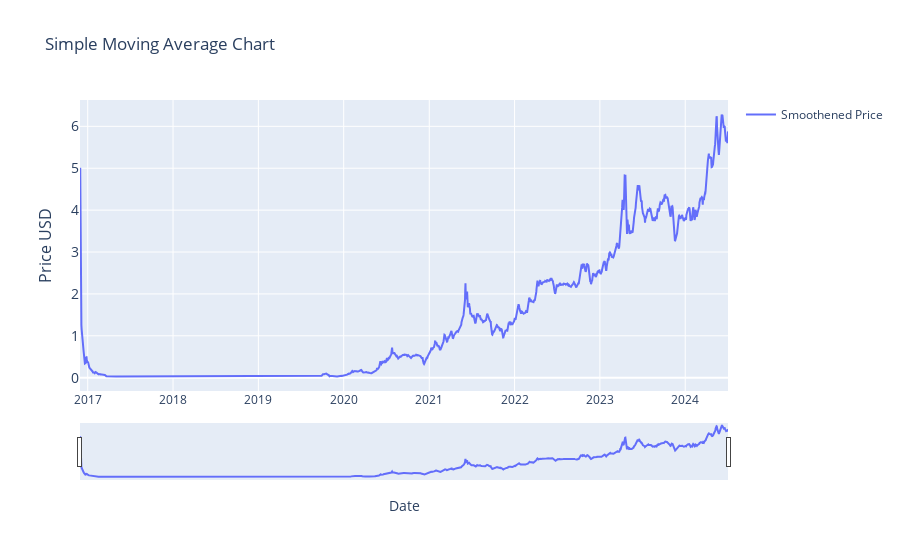

The notebook cell saved with this chart:
### Markdown cell above
### simple_moving_average

### Code cell
# SIMPLE Moving Average (SMA)                            


import plotly.graph_objects as go
import pandas as pd
from ipywidgets import interact, DatePicker
import numpy as np


df = current_item.copy()
# NOTE: Window = sets the period for calculating the moving average.
window = 2
df = calculate_sma(df, window)


start_date_picker = DatePicker(description='Start Date', value=START_DATE)
end_date_picker = DatePicker(description='End Date', value=END_DATE)


interact(lambda start_date, end_date:
            plot_simple_moving_average(df, start_date, end_date),
            start_date=start_date_picker, end_date=end_date_picker)

### Figure 1 — Plotly figure (JSON) as saved in the notebook; plotly's stock layout.template omitted (floating-point values rounded to 4 significant figures; data arrays with more than 128 entries replaced by an {"elided": "..."} marker saying what was removed)
{"data": [{"mode": "lines", "name": "Smoothened Price", "type": "scatter", "x": {"elided": "2773 str values"}, "y": {"elided": "2773 float values"}}], "layout": {"showlegend": true, "title": {"text": "Simple Moving Average Chart"}, "xaxis": {"rangeslider": {"visible": true}, "title": {"text": "Date"}, "type": "date"}, "yaxis": {"tickfont": {"size": 14}, "title": {"font": {"size": 16}, "text": "Price USD"}}}}
